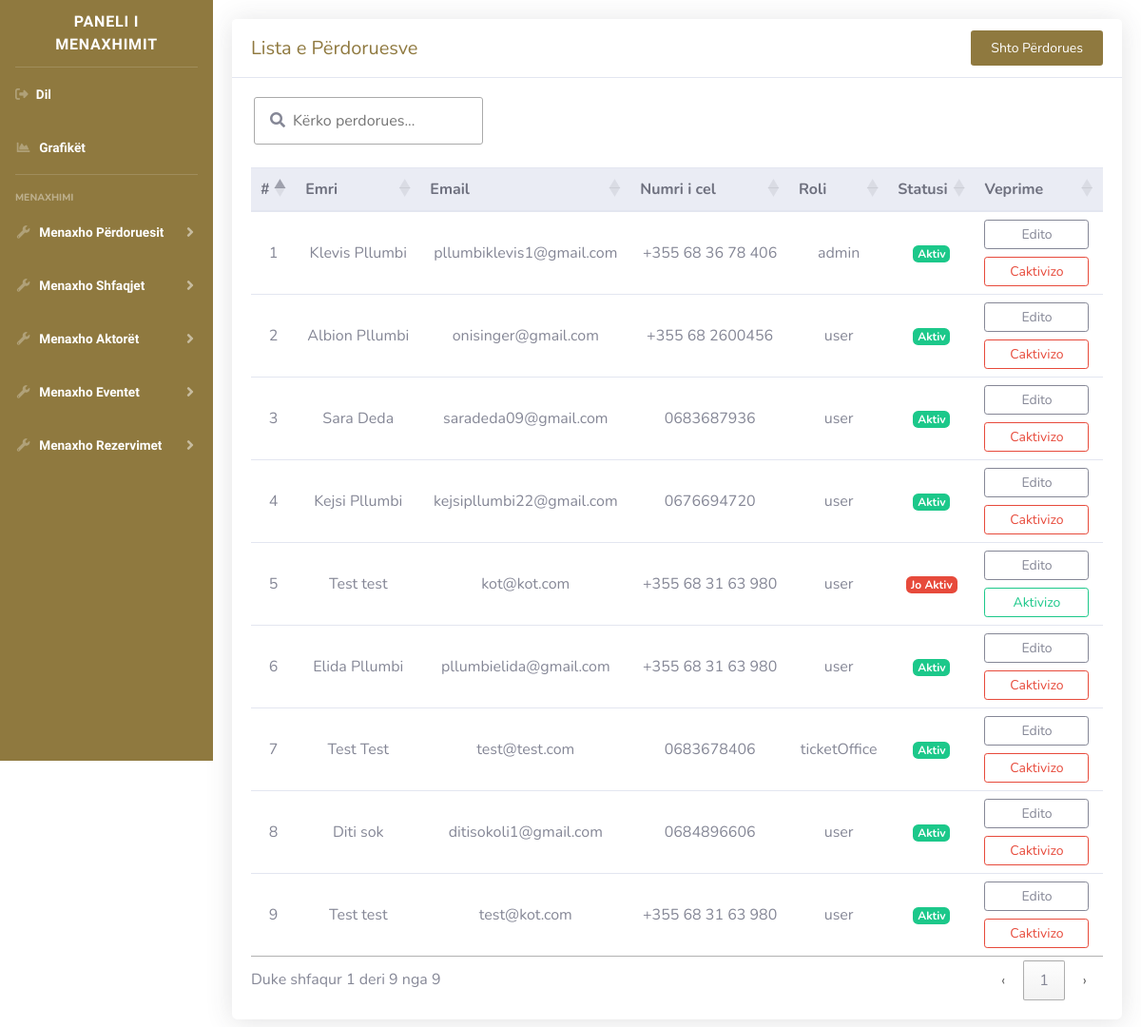
Page /views/admin/users/index.php (signed in) on the earlier database version.
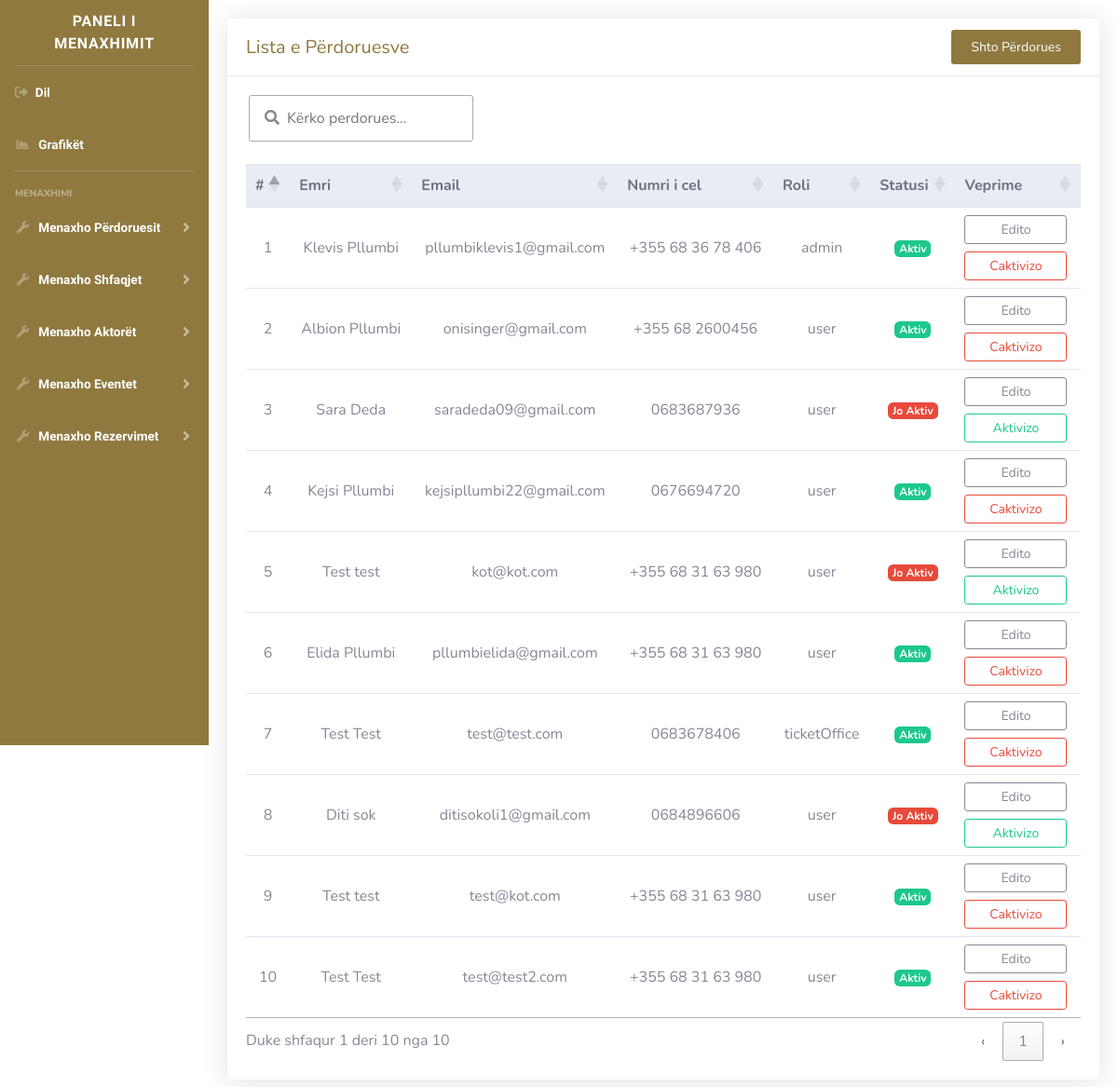
Same page on the later database version.
### tables this page shows
CREATE TABLE `users` (
  `id` int(20) NOT NULL,
  `name` varchar(20) NOT NULL,
  `surname` varchar(20) NOT NULL,
  `email` varchar(50) NOT NULL,
  `phone` varchar(40) NOT NULL,
  `password` varchar(255) NOT NULL,
  `failed_attempts` int(10) NOT NULL DEFAULT 0,
  `lock_time` datetime DEFAULT NULL,
  `is_verified` int(11) NOT NULL DEFAULT 0,
  `remember_token` varchar(255) DEFAULT NULL,
  `verification_token` varchar(255) NOT NULL,
  `role` varchar(20) NOT NULL DEFAULT 'user',
  `status` varchar(20) NOT NULL DEFAULT 'active',
  `subscribe` tinyint(1) NOT NULL DEFAULT 0
);

### views/admin/users/index.php (the view, shortened to what the changed rows need)
<?php
require $_SERVER['DOCUMENT_ROOT'] . '/biletaria_online/auth/auth.php';
$query = "SELECT * FROM users";
$users_result = $conn->query($query);
?>
<!DOCTYPE html>
<html lang="sq">
<head>
    <?php require $_SERVER['DOCUMENT_ROOT'] . '/biletaria_online/includes/header.php'; ?>
</head>
<body id="page-top">
        <section id="users-section">
            <div class="card shadow border-0 rounded">
                <div class="card-body">
                    <div class="table-responsive">
                        <table id="userTable" class="table table-hover mb-0 w-100" width="100%">
                            <thead class="thead-light">
                                <tr>
                                    <th>#</th>
                                    <th>Emri</th>
                                    <th>Email</th>
                                    <th>Numri i cel</th>
                                    <th>Roli</th>
                                    <th>Statusi</th>
                                    <th>Veprime</th>
                                </tr>
                            </thead>
                            <tbody>
                                <?php
                                $i = 1;
                                while ($row = $users_result->fetch_assoc()) { ?>
                                    <tr>
                                        <td><?php echo $i ?></td>
                                        <td><?php echo $row['name'] . ' ' . $row['surname'] ?></td>
                                        <td><?php echo $row['email'] ?></td>
                                        <td><?php echo $row['phone'] ?></td>
                                        <td><?php echo $row['role'] ?></td>
                                        <?php if ($row['status'] == 'active') { ?>
                                            <td><span class="badge badge-success">Aktiv</span></td>
                                        <?php } else { ?>
                                            <td><span class="badge badge-danger">Jo Aktiv</span></td>
                                        <?php } ?>
                                        <td>
                                            <div style="display: flex; flex-direction: column; justify-content: center; align-items: center; gap: 8px; width: 110px;">
                                                <button class="btn btn-sm btn-outline-secondary editUserBtn"
                                                        style="width: 100%;"
                                                        data-id="<?php echo $row['id'] ?>" data-name="<?php echo $row['name'] ?>"
                                                        data-surname="<?php echo $row['surname'] ?>"
                                                        data-email="<?php echo $row['email'] ?>"
                                                        data-phone="<?php echo $row['phone'] ?>"
                                                        data-role="<?php echo $row['role'] ?>"
                                                        data-status="<?php echo $row['status'] ?>">Edito</button>
                                                <?php if ($row['status'] == 'active') { ?>
                                                    <button class="btn btn-sm btn-outline-danger deleteUserBtn"
                                                            style="width: 100%;"
                                                            data-id="<?php echo $row['id'] ?>"
                                                            data-name="<?php echo $row['name'] . ' ' . $row['surname'] ?>"
                                                            data-toggle="modal" data-target="#deleteUserModal">Caktivizo</button>
                                                <?php } else { ?>
                                                    <button class="btn btn-sm btn-outline-success activateUserBtn"
                                                            style="width: 100%;"
                                                            data-id="<?php echo $row['id'] ?>"
                                                            data-name="<?php echo $row['name'] . ' ' . $row['surname'] ?>"
                                                            data-toggle="modal" data-target="#activateUserModal">Aktivizo</button>
                                                <?php } ?>
                                            </div>
                                        </td>
                                    </tr>
                                <?php
                                    $i++;
                                } ?>
                            </tbody>
                        </table>
                    </div>
                </div>
            </div>
        </section>
</body>
</html>

Differences in the rows shown:
changed users "Sara": status "Aktiv Caktivizo" → "Jo Aktiv Aktivizo"
changed users "Diti": status "Aktiv Caktivizo" → "Jo Aktiv Aktivizo"
added users: name "Test", surname "Test", email "test@test2.com", phone "+355 68 31 63 980", role "user", status "Aktiv"
Other differences:
text written by a page script: "Duke shfaqur 1 deri 9 nga 9 ‹ 1 ›" → "Duke shfaqur 1 deri 10 nga 10 ‹ 1 ›"
